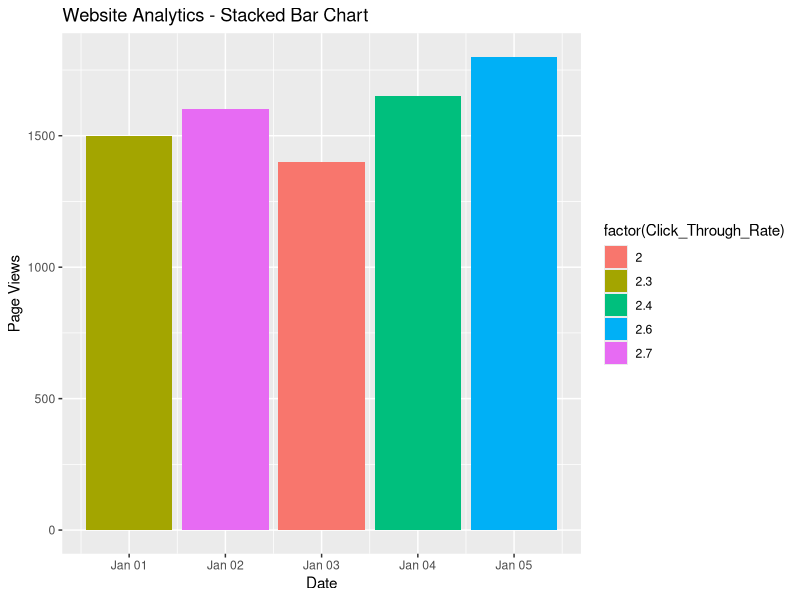
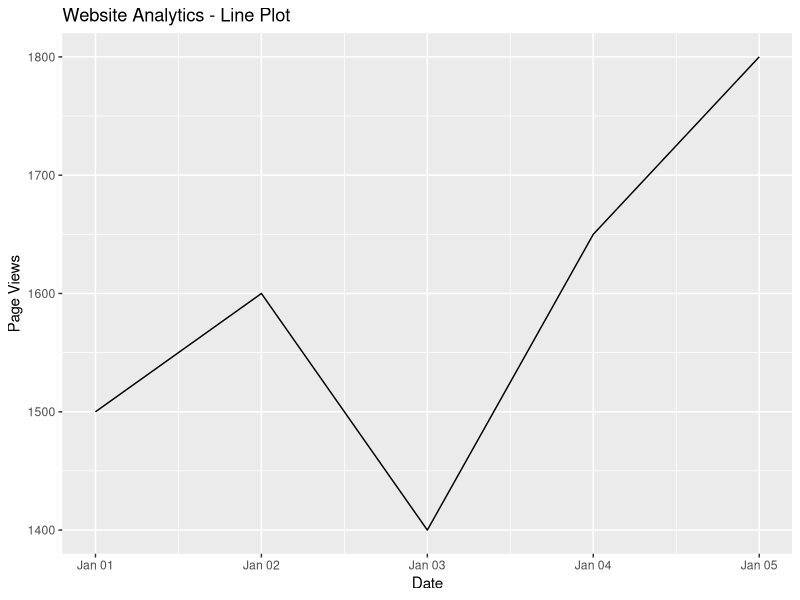
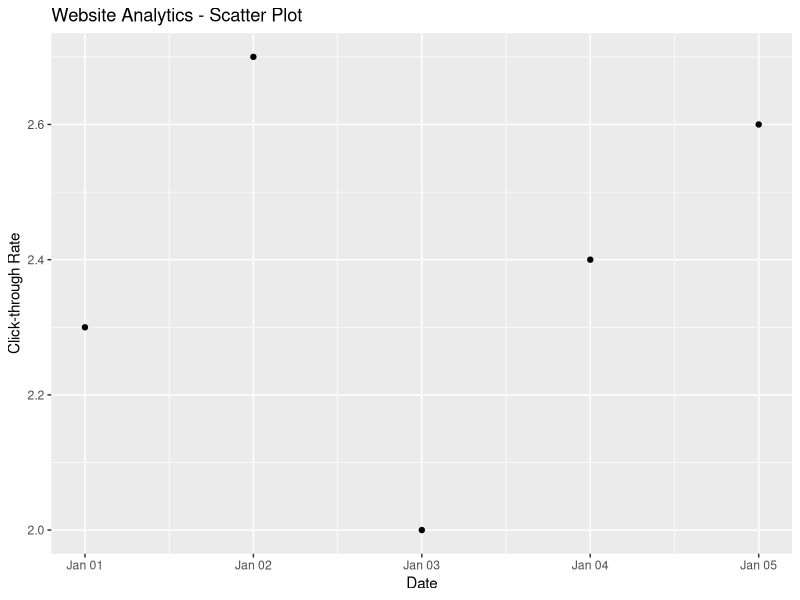

Write R code to recreate these figures, in order. (Note: this script raises an error after producing the figures.)
# Install and load necessary packages
if (!requireNamespace("ggplot2", quietly = TRUE)) {
  install.packages("ggplot2")
}
library(ggplot2)

# Given data
analytics_data <- data.frame(
  Date = as.Date(c("2023-01-01", "2023-01-02", "2023-01-03", "2023-01-04", "2023-01-05")),
  Page_Views = c(1500, 1600, 1400, 1650, 1800),
  Click_Through_Rate = c(2.3, 2.7, 2.0, 2.4, 2.6)
)

# Stacked Bar Chart
ggplot(analytics_data, aes(x = Date, y = Page_Views, fill = factor(Click_Through_Rate))) +
  geom_bar(stat = "identity") +
  labs(title = "Website Analytics - Stacked Bar Chart", x = "Date", y = "Page Views")

# Line Plot
ggplot(analytics_data, aes(x = Date, y = Page_Views)) +
  geom_line() +
  labs(title = "Website Analytics - Line Plot", x = "Date", y = "Page Views")

# Scatter Plot
ggplot(analytics_data, aes(x = Date, y = Click_Through_Rate)) +
  geom_point() +
  labs(title = "Website Analytics - Scatter Plot", x = "Date", y = "Click-through Rate")

# Pie Plot
ggplot(analytics_data, aes(x = "", y = Page_Views, fill = factor(Click_Through_Rate))) +
  geom_bar(stat = "pie", width = 1) +
  coord_polar(theta = "y") +
  labs(title = "Website Analytics - Pie Plot", x = NULL, y = NULL)

# Histogram
ggplot(analytics_data, aes(x = Page_Views)) +
  geom_histogram(binwidth = 100, position = "identity", alpha = 0.7) +
  labs(title = "Website Analytics - Histogram", x = "Page Views", y = "Frequency")
